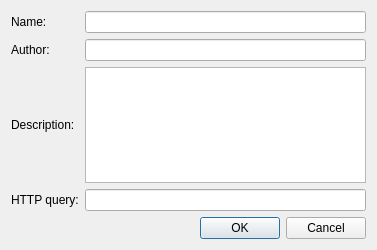
<?xml version="1.0" encoding="UTF-8"?>
<ui version="4.0">
 <class>AddDictionaryDialog</class>
 <widget class="QDialog" name="AddDictionaryDialog">
  <property name="geometry">
   <rect>
    <x>0</x>
    <y>0</y>
    <width>377</width>
    <height>250</height>
   </rect>
  </property>
  <property name="windowTitle">
   <string>Add dictionary</string>
  </property>
  <layout class="QVBoxLayout">
   <item>
    <layout class="QGridLayout">
     <item row="1" column="0">
      <widget class="QLabel" name="label_2">
       <property name="text">
        <string>Author:</string>
       </property>
      </widget>
     </item>
     <item row="0" column="1">
      <widget class="QLineEdit" name="nameEdit"/>
     </item>
     <item row="0" column="0">
      <widget class="QLabel" name="label">
       <property name="text">
        <string>Name:</string>
       </property>
      </widget>
     </item>
     <item row="2" column="1">
      <widget class="QTextEdit" name="descEdit"/>
     </item>
     <item row="3" column="1">
      <widget class="QLineEdit" name="queryEdit">
       <property name="toolTip">
        <string>&lt;html&gt;&lt;head&gt;&lt;meta name=&quot;qrichtext&quot; content=&quot;1&quot; /&gt;&lt;style type=&quot;text/css&quot;&gt;
p, li { white-space: pre-wrap; }
&lt;/style&gt;&lt;/head&gt;&lt;body style=&quot; font-family:'Sans Serif'; font-size:9pt; font-weight:400; font-style:normal;&quot;&gt;
&lt;p style=&quot; margin-top:0px; margin-bottom:0px; margin-left:0px; margin-right:0px; -qt-block-indent:0; text-indent:0px;&quot;&gt;The '%s' template will be replace to word.&lt;/p&gt;&lt;/body&gt;&lt;/html&gt;</string>
       </property>
      </widget>
     </item>
     <item row="3" column="0">
      <widget class="QLabel" name="label_4">
       <property name="text">
        <string>HTTP query:</string>
       </property>
      </widget>
     </item>
     <item row="1" column="1">
      <widget class="QLineEdit" name="authorEdit"/>
     </item>
     <item row="2" column="0">
      <widget class="QLabel" name="label_3">
       <property name="text">
        <string>Description:</string>
       </property>
      </widget>
     </item>
    </layout>
   </item>
   <item>
    <widget class="QDialogButtonBox" name="buttonBox">
     <property name="orientation">
      <enum>Qt::Horizontal</enum>
     </property>
     <property name="standardButtons">
      <set>QDialogButtonBox::Cancel|QDialogButtonBox::Ok</set>
     </property>
    </widget>
   </item>
  </layout>
 </widget>
 <resources/>
 <connections>
  <connection>
   <sender>buttonBox</sender>
   <signal>accepted()</signal>
   <receiver>AddDictionaryDialog</receiver>
   <slot>accept()</slot>
   <hints>
    <hint type="sourcelabel">
     <x>227</x>
     <y>217</y>
    </hint>
    <hint type="destinationlabel">
     <x>157</x>
     <y>237</y>
    </hint>
   </hints>
  </connection>
  <connection>
   <sender>buttonBox</sender>
   <signal>rejected()</signal>
   <receiver>AddDictionaryDialog</receiver>
   <slot>reject()</slot>
   <hints>
    <hint type="sourcelabel">
     <x>295</x>
     <y>223</y>
    </hint>
    <hint type="destinationlabel">
     <x>286</x>
     <y>237</y>
    </hint>
   </hints>
  </connection>
 </connections>
</ui>
